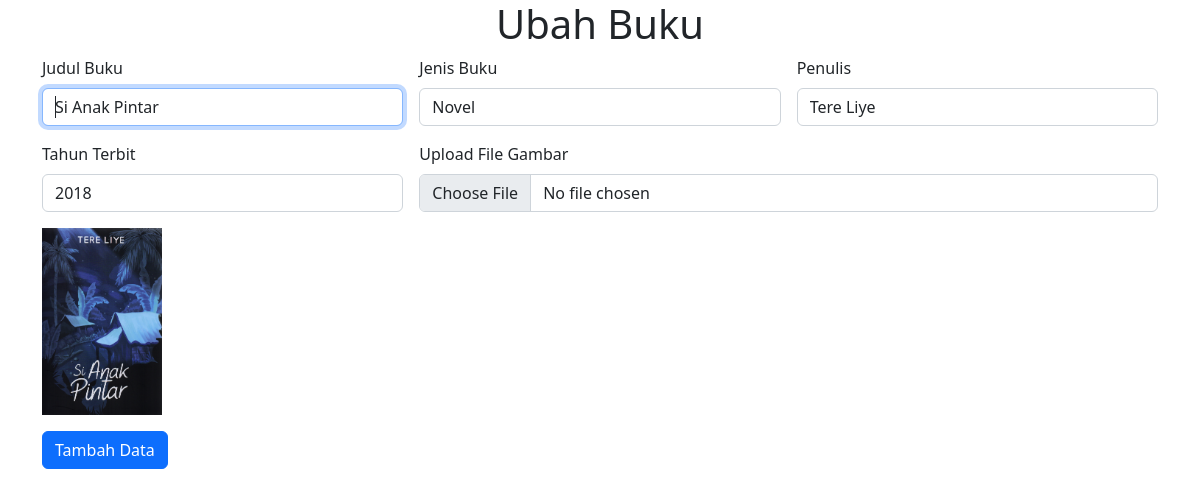
/view/ubah.php?id=3, run on the app's committed database.
### tables this page shows
CREATE TABLE `buku` (
  `buku_id` int(11) NOT NULL,
  `buku_judul` varchar(80) NOT NULL,
  `buku_jenis` varchar(50) NOT NULL,
  `buku_penulis` varchar(50) NOT NULL,
  `buku_tahun_terbit` varchar(50) NOT NULL,
  `buku_gambar` varchar(150) NOT NULL
);

### functions.php (called while the page is built, shortened)
<?php
function koneksidb()
{
  return mysqli_connect('localhost', 'root', '', 'prakweb_a_203040015_pw');
}
function query($query)
{
  $con = koneksidb();
  $result = mysqli_query($con, $query);
  if (mysqli_num_rows($result) == 1) {
    return mysqli_fetch_assoc($result);
  }
  $rows = [];
  return $rows;
}

### view/ubah.php (the view, shortened to what this page needs)
<?php
require '../functions.php';
$id = $_GET['id'];
$bk = query("SELECT * FROM buku WHERE buku_id = $id");
?>
<!DOCTYPE html>
<html lang="en">
<head>
  <link href="https://cdn.jsdelivr.net/npm/bootstrap@5.2.1/dist/css/bootstrap.min.css" rel="stylesheet">
</head>
<body>
  <h1>
    <center>Ubah Buku</center>
  </h1>
  <div class="container">
    <form class="row g-3" method="POST" action="" enctype="multipart/form-data">
      <div class="col-md-4">
        <label for="validationServer01" class="form-label">Judul Buku</label>
        <input type="text" class="form-control" name="buku_judul" id="validationServer01" value="<?= $bk['buku_judul'] ?>" autofocus required>
      </div>
      <div class="col-md-4">
        <label for="validationServer02" class="form-label">Jenis Buku</label>
        <input type="text" class="form-control " name="buku_jenis" id="validationServer02" value="<?= $bk['buku_jenis'] ?>" required>
      </div>
      <div class="col-md-4">
        <label for="validationServer02" class="form-label">Penulis</label>
        <input type="text" class="form-control " name="buku_penulis" id="validationServer02" value="<?= $bk['buku_penulis'] ?>" required>
      </div>
      <div class="col-md-4">
        <label for="validationServer02" class="form-label">Tahun Terbit</label>
        <input type="text" class="form-control " name="buku_tahun_terbit" id="validationServer02" value="<?= $bk['buku_tahun_terbit'] ?>" required>
      </div>
      <div class="col-md-8">
        <label for="validationServer02" class="form-label">Upload File Gambar</label>
        <input type="file" class="form-control gambarBuku" name="buku_gambar" id="validationServer02" onchange="previewImage()" required>
      </div>
      <div>
        <img src="../img/<?= $bk['buku_gambar'] ?>" width="120" class="img-preview">
      </div>
      <div class="col-12">
        <button class="btn btn-primary" type="submit" name="ubah">Tambah Data</button>
      </div>
    </form>
  </div>
</body>
</html>

### data on the page
buku: buku_judul "Si Anak Pintar", buku_jenis "Novel", buku_penulis "Tere Liye", buku_tahun_terbit "2018", buku_gambar (picture)
